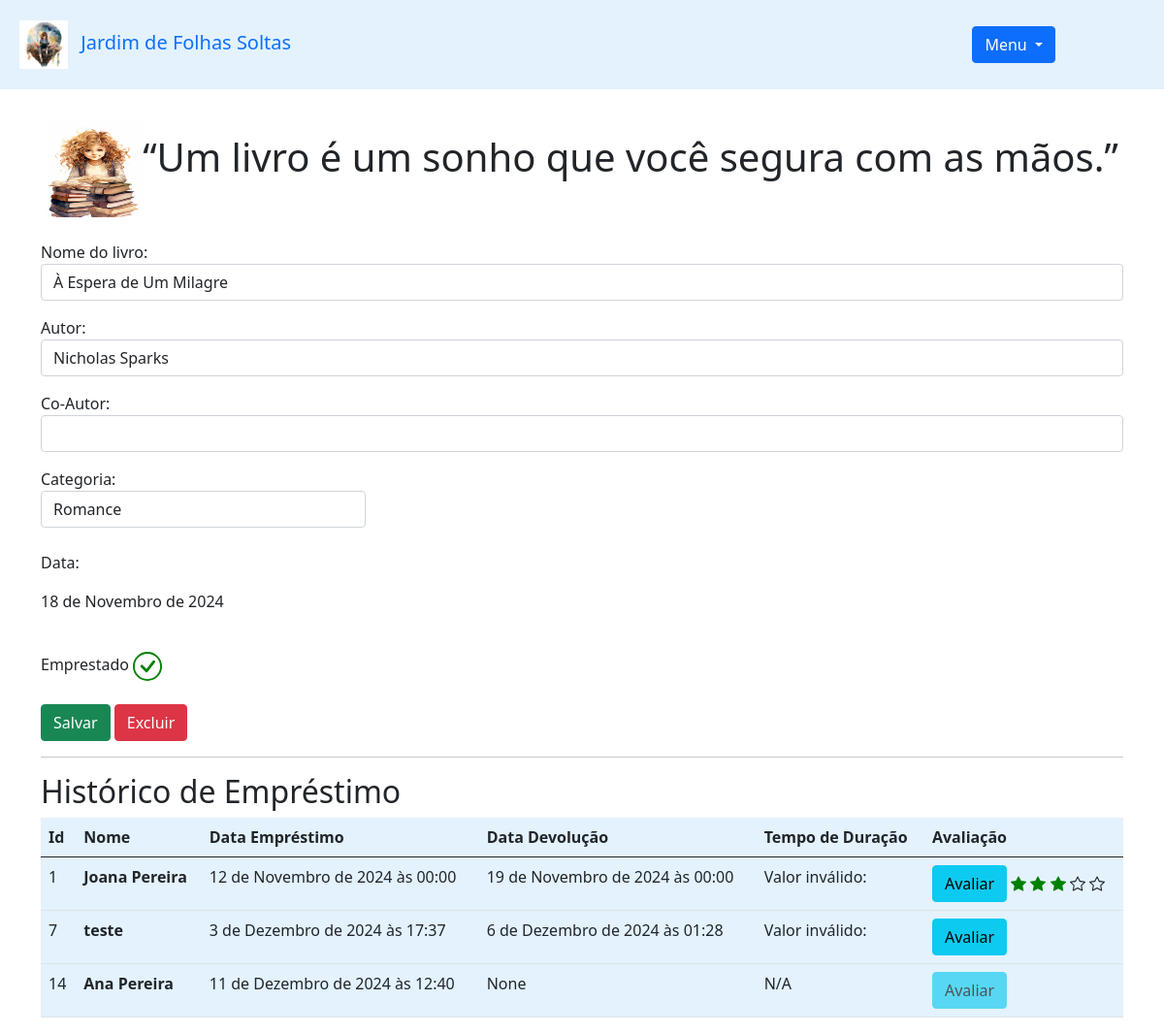
/livro/ver_livro/5/ (signed in), run on an earlier commit of the app's database.
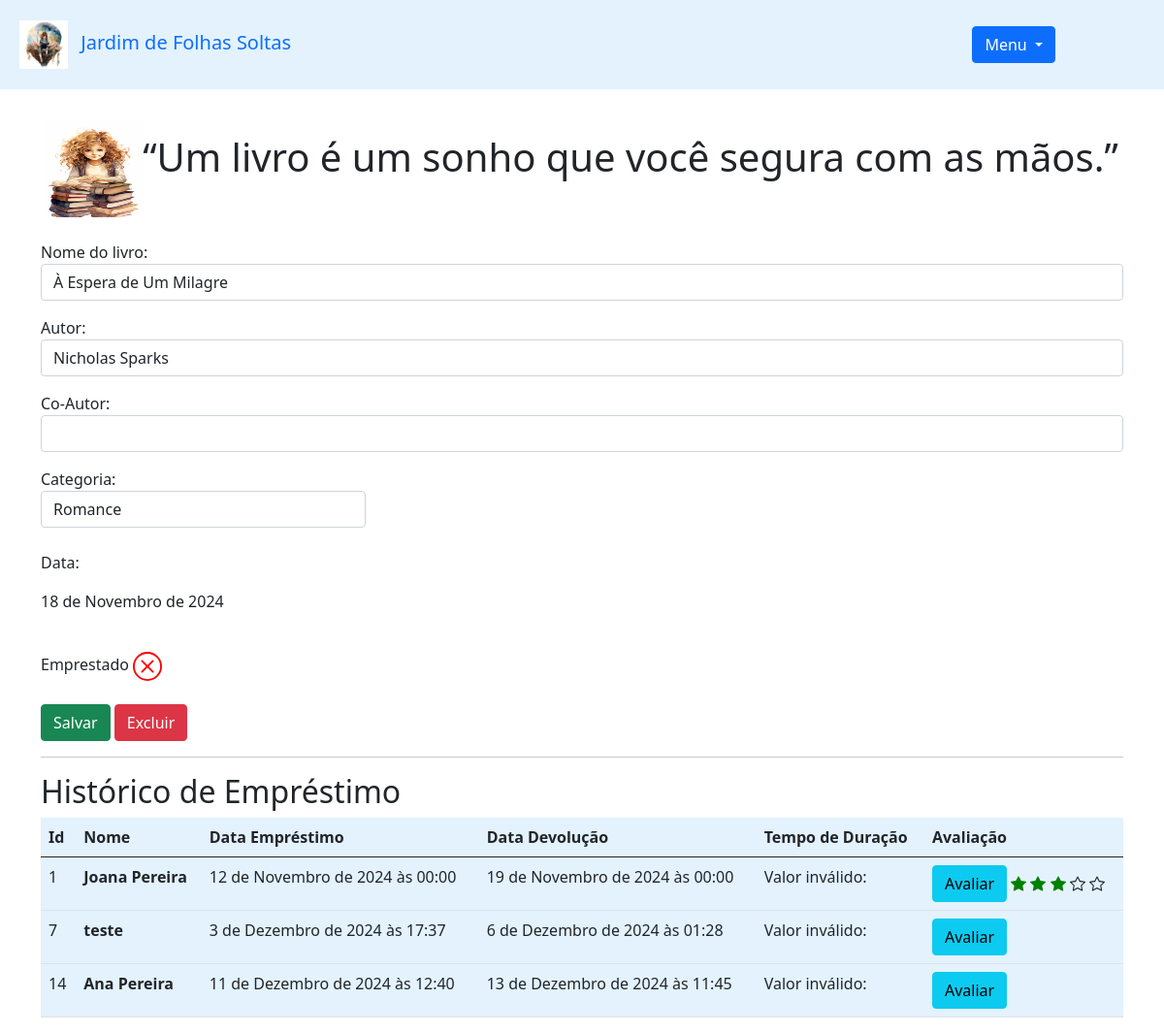
And on a later commit of the database.
### livro/models.py (models this page shows, shortened)
class Emprestimos(models.Model):
    choices = (
        ('P', 'Péssimo'),
        ('R', 'Ruim'),
        ('B', 'Bom'),
        ('O', 'Ótimo'),
        ('E', 'Excelente'),
    )
    nome_emprestado = models.ForeignKey(Utilizador, on_delete = models.DO_NOTHING, blank = True, null = True)
    nome_emprestado_anonimo = models.CharField(max_length = 50, blank = True, null = True)
    data_emprestimo = models.DateTimeField(default=datetime.datetime.now)
    data_devolucao = models.DateTimeField(blank = True, null = True)
    livro = models.ForeignKey(Livros, on_delete = models.DO_NOTHING, blank = True, null = True)
    avaliacao = models.CharField(max_length = 1, choices = choices, blank = True, null = True) #o campo pode estar em branco e ainda assim ser válido
    class Meta:
        verbose_name = 'Emprestimo' #nome do modelo no admin, para aparecer no admin como Emprestimo

### utilizadores/models.py (models this page shows)
class Utilizador(models.Model):
    nome = models.CharField(max_length=30)
    email = models.EmailField()
    password = models.CharField(max_length=64) #64 é o tamanho máximo de uma senha em md5 (32 caracteres) + salt (32 caracteres)
    class Meta:
        verbose_name = 'Utilizador' #verbose_name é o nome que aparece na tabela do admin do Django para o modelo Utilizador (Nome legível)
    def __str__(self) -> str:
        return self.nome

### livro/views.py (the view)
# urls.py: path('ver_livro/<int:id>/', views.ver_livro, name='ver_livro'), #url dinâmica, cria a rota ver_livro e chama a função ver_livro do arquivo views.py, é necessário passar o id do livro como parâmetro
def ver_livro(request, id):
    if request.session.get('utilizador'):  # verificar se o utilizador está autenticado
        livro = Livros.objects.get(id=id) # Recupera o livro ou retorna um erro 404 se não existir
        utilizador = Utilizador.objects.get(id = request.session['utilizador'])
        categoria_livro = Categoria.objects.filter(utilizador = request.session.get('utilizador')) #obter todas as categorias do utilizador
        emprestimos = Emprestimos.objects.filter(livro = livro) #obter todos os empréstimos do livro
        livros = Livros.objects.filter(utilizador = utilizador) #obter todos os livros do utilizador
        total_livros = livros.count() #obter o número de livros do utilizador
        form = RegistoLivro() #criar uma instância do formulário RegistoLivro
        form.fields['utilizador'].initial = request.session['utilizador'] #preencher o campo nome do formulário com o nome do utilizador
        form.fields['categoria'].queryset = Categoria.objects.filter(utilizador = utilizador) #preencher o campo categoria do formulário com a categoria com o id 1
        form_categoria = CategoriaLivro()
        utilizadores = Utilizador.objects.all()
        livros_emprestar = Livros.objects.filter(utilizador = utilizador, emprestado = False)
        livros_emprestados = Livros.objects.filter(utilizador = utilizador, emprestado = True)
        return render(request, 'ver_livro.html', {
                                'livro': livro,
                                'livros': livros,
                                'categoria_livro': categoria_livro,
                                'emprestimos': emprestimos,
                                'utilizador_autenticado': request.session.get('utilizador'),
                                'form': form,
                                'id_livro': id,
                                'form_categoria': form_categoria,
                                'utilizadores': utilizadores,
                                'livros_emprestar': livros_emprestar,
                                'livros_emprestados': livros_emprestados
                                }) #renderizar o template ver_livro.html e passar para o template
    else:
        return HttpResponse('Esse livro não é seu!') #se o utilizador não estiver logado ou se o id do utilizador não for igual ao id do livro, retornar um erro
    return redirect('/auth/login/?status=2')

### livro/forms.py
class RegistoLivro(forms.ModelForm): #criar a classe RegistoLivro que herda de forms.ModelForm, vai utilizar o modelo Livros
    class Meta: #criar a classe Meta para definir o modelo e os campos do formulário
        model = Livros #definir o modelo
        fields = ['img', 'nome', 'autor', 'co_autor', 'data_registo', 'emprestado', 'isbn', 'editora', 'ano', 'categoria', 'utilizador', 'estado_leitura'] #definir os campos do formulário
    def __init__(self, *args, **kwargs): #criar o método __init__ para definir os widgets dos campos do formulário
        super(RegistoLivro, self).__init__(*args, **kwargs) #chamar o método __init__ da classe pai
        self.fields['utilizador'].widget = forms.HiddenInput() #definir o widget do campo utilizador como HiddenInput, isto é, o campo não será exibido no formulário

### jardim_de_folhas_soltas/context_processors.py (called while the page is built)
def global_vars(request):
    return {
        'some_global_var': 'value',
    }

### livro/models.py (called while the page is built)
    def __str__(self) -> str:
        return self.nome

### livro/templatetags/filtros.py (called while the page is built)
@register.filter
def mostra_duracao(valor, sufixo=" dias"):
    if not isinstance(valor, int):
        return f"Valor inválido: {valor}"
    return f"{valor}{sufixo}"

### livro/templates/ver_livro.html (shortened to what this page needs)
{% extends 'base.html' %}
{% load filtros %}
{% block 'conteudo' %}
    <div class="container">
        <br>
        <form action="{% url 'alterar_livro' %}" method="POST">
            <p>
                <label>Nome do livro:</label>
                <input class="form-control" type="text" value="{{livro.nome}}" name="nome_livro">
            </p>
            <p>
                <label>Autor:</label>
                <input class="form-control" type="text" value="{{livro.autor}}" name="autor">
            </p>
            <p>
                <label>Co-Autor:</label>
                <input class="form-control" type="text" value="{{livro.co_autor}}" name="co_autor">
            </p>
            <label>Categoria:</label>
            <select style="width: 30%;" class="form-control" name="id_categoria">
                {% for i in categoria_livro %}
                    {% if livro.categoria.nome == i.nome %}
                        <option value="{{i.id}}" selected>{{i}}</option>
                    {% else %}
                        <option value="{{i.id}}">{{i}}</option>
                    {% endif %}
                {% endfor %}
            </select>
            <br>
            <p>
                <label>Data:</label>
                <p>{{livro.data_registo}}</p>
            </p>
            <br>
            <label>Emprestado</label>
            <br>
            <br>
            <input type="submit" class="btn btn-success" value="Salvar">
            <button type="button" class="btn btn-danger" data-bs-toggle="modal" data-bs-target="#exampleModal2">
                Excluir
            </button>
        </form>
        <hr>
        <h2>Histórico de Empréstimo</h2>
        <table class="table" style="background-color: #e3f2fd">
            <thead>
                <tr>
                    <th scope="col">Id</th>
                    <th scope="col">Nome</th>
                    <th scope="col">Data Empréstimo</th>
                    <th scope="col">Data Devolução</th>
                    <th scope="col">Tempo de Duração</th>
                    <th scope="col">Avaliação</th>
                </tr>
            </thead>
            <tbody>
                {% for emprestimo in emprestimos %}
                    <tr>
                       <td>{{emprestimo.id}}</td>
                        {% if emprestimo.nome_emprestado_anonimo == None %}
                            <th scope="row">{{emprestimo.nome_emprestado}}</th>
                        {% else %}
                            <th scope="row">{{emprestimo.nome_emprestado_anonimo}}</th>
                        {% endif %}
                        <td>{{emprestimo.data_emprestimo}}</td>
                        <td>{{emprestimo.data_devolucao}}</td>
                        <td>
                            {% if emprestimo.data_devolucao and emprestimo.data_emprestimo %}
                                {{emprestimo.duracao|mostra_duracao:" dias" }}
                            {% else %}
                               N/A
                            {% endif %}
                        </td>
                        <td>
                        {% if emprestimo.avaliacao == None and emprestimo.data_devolucao != None %}
                            <button onclick="avaliacao('{{emprestimo.id}}')" class="btn btn-info" data-bs-toggle="modal" data-bs-target="#exampleModal1" data-id="{{ emprestimo.id }}">Avaliar</button>
                        {% else %}
                            {% if emprestimo.avaliacao == None %}
                            <button class="btn btn-info disabled">Avaliar</button>
                            {% else %}
                                <button onclick="avaliacao('{{emprestimo.id}}')" class="btn btn-info" data-bs-toggle="modal" data-bs-target="#exampleModal1" data-id="{{ emprestimo.id }}">Avaliar</button>
                            {% endif %}
                        {% endif %}
                        </td>
                    </tr>
                {% endfor %}
            </tbody>
        </table>
    </div>
{% endblock %}

What changed in the data, as far as the page shows it:
changed Livros "À Espera de Um Milagre": emprestado True → False (drawn)
changed Emprestimos "Ana Pereira": data_devolucao "None" → "13 de Dezembro de 2024 às 11:45"; duracao|mostra_duracao (not shown) → "Valor inválido:"; no longer shows "N/A"
